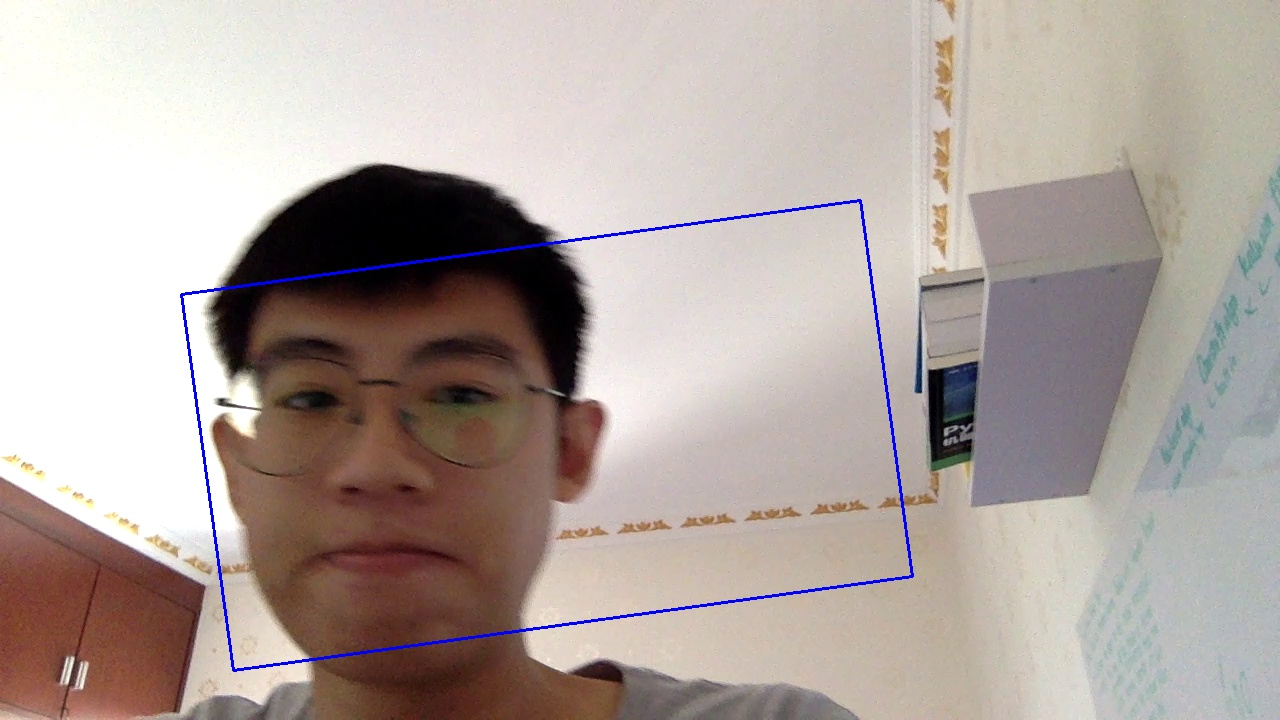
#> input picture Experimental/Tracking/CamShiftTracker/p.jpg, 1280 x 720 px
$ python -i hsvHistogram.py   (imports and definitions only)
#> lines starting #> are read from the running program, lines starting #| are printed output that depends on the picture
import argparse
from glob import glob
import cv2 as cv
from matplotlib import pyplot as plt


def get_image_set():
    ap = argparse.ArgumentParser()
    ap.add_argument('-s', '--set', required=True, help='set of images being evaluated')
    args = vars(ap.parse_args())
    set_param = args['set']
    image_set = list()
    for path in sorted(glob('/Users/victorhe/Pictures/processedTileGroups/%s/*.BMP' % set_param)):
        img = cv.imread(path)
        hsv = cv.cvtColor(img, cv.COLOR_BGR2HSV)
        image_set.append((hsv, path.split('/')[-1]))
    return image_set


def plot_image_set(image_set):
    set_size = len(image_set)
    for i, (image, name) in enumerate(image_set):
        rgb = cv.cvtColor(image, cv.COLOR_HSV2RGB)
        plt.subplot(set_size, 2, 2*i+1), plt.imshow(rgb)
        plt.title(name), plt.xticks([]), plt.yticks([])

        plt.subplot(set_size, 2, 2*i+2), plot_hsv_histogram(image)
        plt.title('hist_' + str(i + 1)), plt.xticks([]), plt.yticks([])
    plt.show()


def plot_hsv_histogram(image):
    hist_hue = cv.calcHist([image], [0], None, [180], [0, 180])
    hist_saturation = cv.calcHist([image], [1], None, [256], [0, 256])
    hist_value = cv.calcHist([image], [2], None, [256], [0, 256])
    plt.plot(hist_hue, color='y')
    plt.plot(hist_saturation, color='b')
    plt.plot(hist_value, color='g')
    plt.xlim([0, 256])


# [1 line not run here, left out]

>>> import cv2
>>> picture = cv2.imread('../../../Experimental/Tracking/CamShiftTracker/p.jpg')
#> picture is the input picture: shape (720, 1280, 3); mean B, G, R 160.1, 165.4, 177.1
>>> result = plot_hsv_histogram(picture)
#> in plot_hsv_histogram, `hist_hue = cv.calcHist([image], [0], None, [180], [0, 180])`: hist_hue = 180 values, max 8359 at index 166, min 675 at index 109, mean 2651.8
#> in plot_hsv_histogram, `hist_saturation = cv.calcHist([image], [1], None, [256], [0, 256])`: hist_saturation = 256 values, max 94241 at index 255, min 534 at index 21, mean 3600
#> in plot_hsv_histogram, `hist_value = cv.calcHist([image], [2], None, [256], [0, 256])`: hist_value = 256 values, max 91393 at index 255, min 315 at index 42, mean 3600
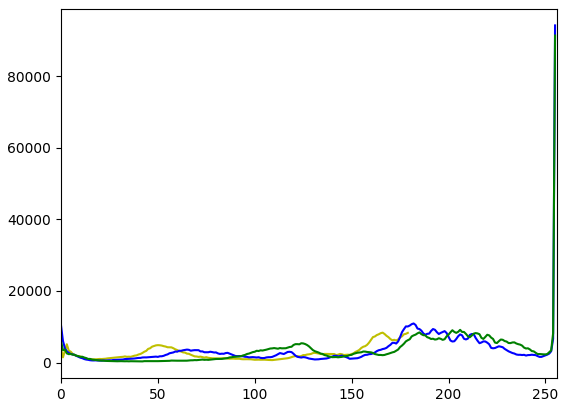
#> figure drawn by matplotlib, 1 panel; curve peaks at x = 166, y = 8359; curve peaks at x = 255, y = 94241; curve peaks at x = 255, y = 91393
